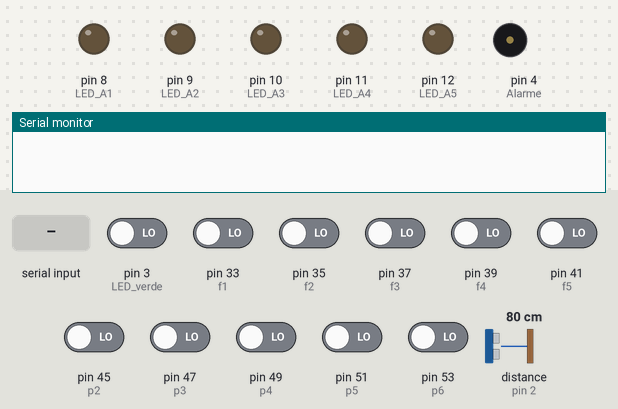
The sketch below on a simulated Arduino Mega 2560, built with avr-gcc and run on an emulated ATmega2560. On the bench: output pins drawn as LEDs (lit = HIGH), buzzer (waves = sounding), the last lines printed to the serial monitor. The inputs (shaded band) are chosen by the test bench; at power-on: pin 3 (LED_verde), pin 33 (f1), pin 35 (f2), pin 37 (f3), pin 39 (f4), pin 41 (f5), pin 45 (p2), pin 47 (p3), pin 49 (p4), pin 51 (p5), pin 53 (p6) LOW, distance to the obstacle (sensor on pin 2) 80 cm.

Above: at 0.9 s.
1.0 s: "--:--" received over Serial
3.9 s: pin 3 (LED_verde) driven HIGH and pin 33 (f1) driven HIGH
At 4.3 s:
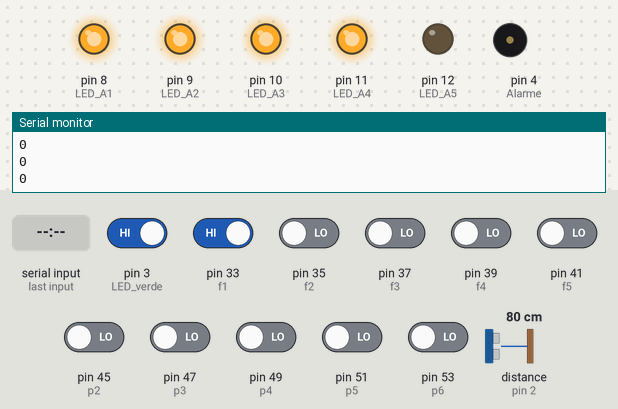
5.4 s: distance to the obstacle (sensor on pin 2) set to 11 cm
6.9 s: distance to the obstacle (sensor on pin 2) set to 8 cm
At 7.5 s:
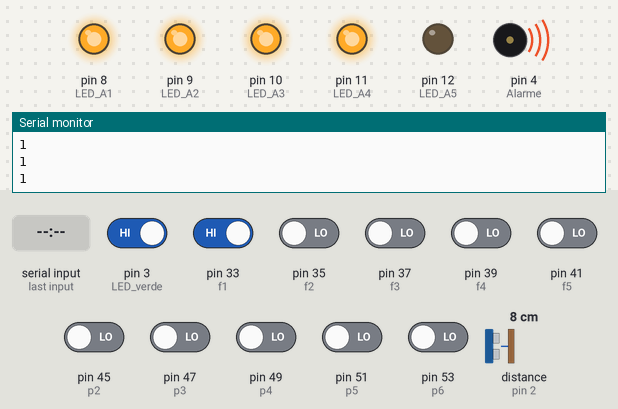
8.4 s: pin 3 (LED_verde) driven LOW
At 9.3 s:
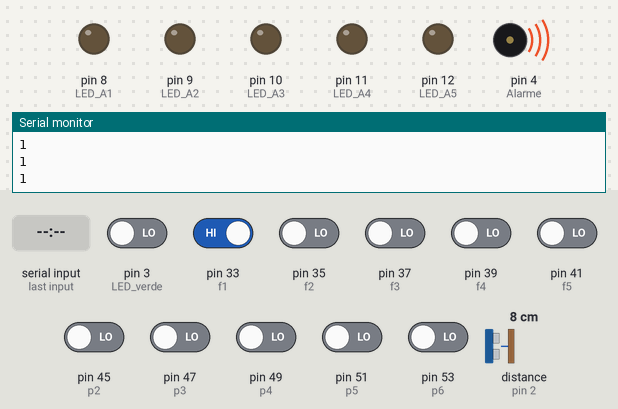
9.9 s: pin 3 (LED_verde) driven HIGH
At 11.0 s:
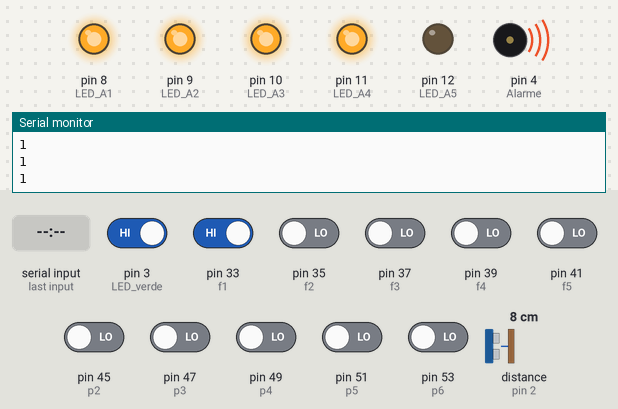
Timing chart, 0 to 12.4 s (numbered marks = the images above; inputs shaded):
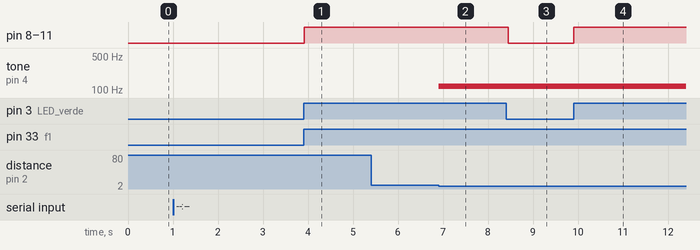

The sketch:

Codigo_AP1.ino
```cpp
// C++ cod
/*
Amanda Fernandes Pereira - 202309924901
Ewerton Peixoto de Alencar Arrais - 202307164496
João Gabriel Tasca Barroso de Assis -202307623911
Miguel Veiga Gonçalves - 202305105727
Paula Luiza Rocha de Oliveira - 202309747511

se a entrada da porta 13 for HIGH o buzzer que
esta na porta 12 recebera HIGH, isso so acontecera se o horario
estiver entre os horarios setados pelos dipswitchs(c1)
{A1 ate A5 "hr final",6 ate 2 "hr inicial", e nao pode passar de 24horas},
e isso so acontecera se o sistema receber HIGH na porta 11
*/
#include "Ultrasonic.h"
Ultrasonic ultrasonic(5, 2);

#define Sensor  2
#define Alarme  4
#define LED_verde  3
// definicao dos pinos para horario inicial
#define p2  45
#define p3  47
#define p4  49
#define p5  51
#define p6  53
// definicao dos pinos para horario final
#define f1 33
#define f2 35
#define f3 37
#define f4 39
#define f5 41
// definicao dos pinos para acionamento dos leds
#define LED_A1 8
#define LED_A2 9
#define LED_A3 10
#define LED_A4 11
#define LED_A5 12

String hora_lida = "--:--";
long int t1;
long int hora_inicial;
long int min_ant;
int MOTION;

void setup() {
  Serial.begin(9600);
  pinMode(LED_verde, INPUT);
  pinMode(Sensor, INPUT);
  pinMode(Alarme, OUTPUT);

  pinMode(p2, INPUT);
  pinMode(p3, INPUT);
  pinMode(p4, INPUT);
  pinMode(p5, INPUT);
  pinMode(p6, INPUT);

  pinMode(f1, INPUT);
  pinMode(f2, INPUT);
  pinMode(f3, INPUT);
  pinMode(f4, INPUT);
  pinMode(f5, INPUT);

  pinMode(LED_A1, OUTPUT);
  pinMode(LED_A2, OUTPUT);
  pinMode(LED_A3, OUTPUT);
  pinMode(LED_A4, OUTPUT);
  pinMode(LED_A5, OUTPUT);

  // O programa só vai começar quando o usuário digitar a hora.
  while (hora_lida == "--:--") {
    if (Serial.available() > 0) {
      hora_lida = Serial.readString(); //Formato HH:MM
      t1 = millis(); // Lê os ms na hora que a hora é lida do monitor para manter o relógio atualizado.
      break;
    };
  };

  long int horas = hora_lida.substring(0, 2).toInt() * 60 * 60 * 1000;
  long int minutos = hora_lida.substring(3).toInt() * 60 * 1000;
  hora_inicial = horas + minutos;

  /*
  Serial.print("Hora lida: "); Serial.println(hora_lida);
  Serial.print("Millis capturado (t1): "); Serial.println(t1);
  Serial.print("Horas em ms: "); Serial.println(horas);
  Serial.print("Minutos em ms: "); Serial.println(minutos);
  Serial.print("Hora inicial em ms: "); Serial.println(hora_inicial);
  */
  MOTION = 0;
  Serial.println(MOTION);
}


void loop() {
  int PW = digitalRead(LED_verde); // Le a entrada do led verde
  if (ultrasonic.read()<10) {
    MOTION = HIGH;
    Serial.println(MOTION);
  } else {
    int MOTION = LOW;
    Serial.println(MOTION);
  }

  //int MOTION = digitalRead(Sensor); // Le a entrada do sensor

  int HORAIN = readDipSwitchesStart(); // Detectar horario inicial
  int HORAFN = readDipSwitchesEnd(); // Detectar horario final
  String relogio = updateCurrentTime(hora_inicial, t1);
  int HORA = relogio.substring(0, 2).toInt();
  int MIN = relogio.substring(3).toInt();


  if (PW == HIGH){
    if (MIN != min_ant && HORA < 24) { // Imprime o relógio na tela se o minuto mudar até às 23:59
      Serial.flush();
      Serial.print("Relogio: ");
      Serial.println(relogio);
      Serial.print("Hora Inicial: ");
      Serial.println(HORAIN);
      Serial.print("Hora Final: ");
      Serial.println(HORAFN);
      Serial.println("");
      Serial.println(ultrasonic.read());
      min_ant = MIN;
    };
    if (HORAIN > 24 || HORAFN > 24){
      PiscaPisca();// LEDs azuis piscarao, avisando que HORAIN/HORAFN n sao possiveis
    }
    else if (HORAIN <= HORA && HORA < HORAFN){
      int REMAINING = calculateRemainingTime(HORA, HORAFN);
      updateCountdownLEDs(REMAINING);
      if (MOTION == HIGH){
        TocarAlarme(1);// Alarme toca enquanto estiver movimento
      }
      else {
        TocarAlarme(0);
        noTone(Alarme);
      }
    } else {
        digitalWrite(LED_A1, LOW);
        digitalWrite(LED_A2, LOW);
        digitalWrite(LED_A3, LOW);
        digitalWrite(LED_A4, LOW);
        digitalWrite(LED_A5, LOW);
    }
  } else {
        digitalWrite(LED_A1, LOW);
        digitalWrite(LED_A2, LOW);
        digitalWrite(LED_A3, LOW);
        digitalWrite(LED_A4, LOW);
        digitalWrite(LED_A5, LOW);
  }
}


// Toca o alarme se tiver algum movimento
void TocarAlarme(int entrada) {
  while (entrada > 0) {
    tone(Alarme, 120);
    delay(100);
    entrada--;// Para o toque nao ficar infinito(tirar depois)
  }
}


// Funcao pra setar horario inicial
int readDipSwitchesStart() {
  int Pin2 = digitalRead(p2)== HIGH ? 1 : 0;
  int Pin3 = digitalRead(p3)== HIGH ? 1 : 0;
  int Pin4 = digitalRead(p4)== HIGH ? 1 : 0;
  int Pin5 = digitalRead(p5)== HIGH ? 1 : 0;
  int Pin6 = digitalRead(p6)== HIGH ? 1 : 0;
  // Concatena os valores dos pinos em uma string binária
  String binaryString = String(Pin2) +
                        String(Pin3) +
                        String(Pin4) +
                        String(Pin5) +
                        String(Pin6);
  // Converte a string binária em um número decimal
  int decimalNumberStart = 0;
  for (int i = 0; i < binaryString.length(); i++) {
    if (binaryString[i] == '1') {
      decimalNumberStart += 1 << (binaryString.length() - 1 - i);
    }
  }
  return decimalNumberStart;
}


// Funcao pra setar horario final
int readDipSwitchesEnd() {
  int PinA1 = digitalRead(f1)== HIGH ? 1 : 0;
  int PinA2 = digitalRead(f2)== HIGH ? 1 : 0;
  int PinA3 = digitalRead(f3)== HIGH ? 1 : 0;
  int PinA4 = digitalRead(f4)== HIGH ? 1 : 0;
  int PinA5 = digitalRead(f5)== HIGH ? 1 : 0;
  // Concatena os valores dos pinos em uma string binária
  String binaryString = String(PinA5) +
                        String(PinA4) +
                        String(PinA3) +
                        String(PinA2) +
                        String(PinA1);
  // Converte a string binária em um número decimal
  int decimalNumberEnd = 0;
  for (int i = 0; i < binaryString.length(); i++) {
    if (binaryString[i] == '1') {
      decimalNumberEnd += 1 << (binaryString.length() - 1 - i);
    }
  }
  return decimalNumberEnd;
}


// Funcao para exibir nos leds azuis o tempo restante
void updateCountdownLEDs(int horas){

  // Transforma em binario
  String binaryString = "";
  while (horas > 0) {
    binaryString = String(horas % 2) + binaryString;
    horas = horas / 2;
  }

  // Adicionar zeros à esquerda se necessário
  while (binaryString.length() < 5) {
    binaryString = "0" + binaryString;
  }

  // Calcular o complemento de 1
  String C1 = "";
  for (int i = 0; i < binaryString.length(); i++) {
    if (binaryString[i] == '0') {
      C1 += '1';
    } else {
      C1 += '0';
    }
  }
  // Acionar os LEDs
  digitalWrite(LED_A1, C1.charAt(0) == '1' ? HIGH : LOW);
  digitalWrite(LED_A2, C1.charAt(1) == '1' ? HIGH : LOW);
  digitalWrite(LED_A3, C1.charAt(2) == '1' ? HIGH : LOW);
  digitalWrite(LED_A4, C1.charAt(3) == '1' ? HIGH : LOW);
  digitalWrite(LED_A5, C1.charAt(4) == '1' ? HIGH : LOW);
}

//Funcao para calcular tempo restante
int calculateRemainingTime(int horas, int horafinal){
  int restante = horafinal - horas;
    return restante;
}


//Funcao para fazer os leds azuis piscar
void PiscaPisca(){
  digitalWrite(LED_A1, HIGH);
  digitalWrite(LED_A2, HIGH);
  digitalWrite(LED_A3, HIGH);
  digitalWrite(LED_A4, HIGH);
  digitalWrite(LED_A5, HIGH);
  delay(500);
  digitalWrite(LED_A1, LOW);
  digitalWrite(LED_A2, LOW);
  digitalWrite(LED_A3, LOW);
  digitalWrite(LED_A4, LOW);
  digitalWrite(LED_A5, LOW);
  delay(500);
}

// Para atualizar o relógio
String updateCurrentTime(long int hora_ini, long int t_ini) {
  unsigned long millis_atual = millis();  // Captura o millis atual. Pode ser multiplicado por algum número para "acelerar o tempo" e facilitar os testes
  long int tempo_decorrido = millis_atual - t_ini;  // Tempo decorrido desde o início
  long int total_ms = hora_ini + tempo_decorrido;  // Tempo total em milissegundos

  long int HORA = total_ms / 3600000;  // Total de horas
  long int MIN = (total_ms % 3600000) / 60000;  // Minutos restantes após subtrair as horas
  /*
  Serial.print("Millis atual: "); Serial.println(millis_atual);
  Serial.print("Millis decorridos: "); Serial.println(tempo_decorrido);
  Serial.print("Total millis: "); Serial.println(total_ms);
  Serial.print("Horas: "); Serial.println(HORA);
  Serial.print("Minutos: "); Serial.println(MIN);
  */
  return (HORA < 10 ? "0" : "") + String(HORA) + ":" + (MIN < 10 ? "0" : "") + String(MIN);  // Formatando a saída como "HH:MM"
};
```

Measured:
- the behaviour switches between 10 and 9 cm on distance to the obstacle (sensor on pin 2) (found by bisection; images 1 and 2)
- after the input at 3.9 s, pin 8 (LED_A1), pin 9 (LED_A2), pin 10 (LED_A3), pin 11 (LED_A4): LOW → HIGH at once
- after the input at 6.9 s, tone on pin 4 (Alarme): silent → 120 Hz at once
- after the input at 8.4 s, pin 8 (LED_A1), pin 9 (LED_A2), pin 10 (LED_A3), pin 11 (LED_A4): HIGH → LOW after 0.05 s
- after the input at 9.9 s, pin 8 (LED_A1), pin 9 (LED_A2), pin 10 (LED_A3), pin 11 (LED_A4): LOW → HIGH at once
